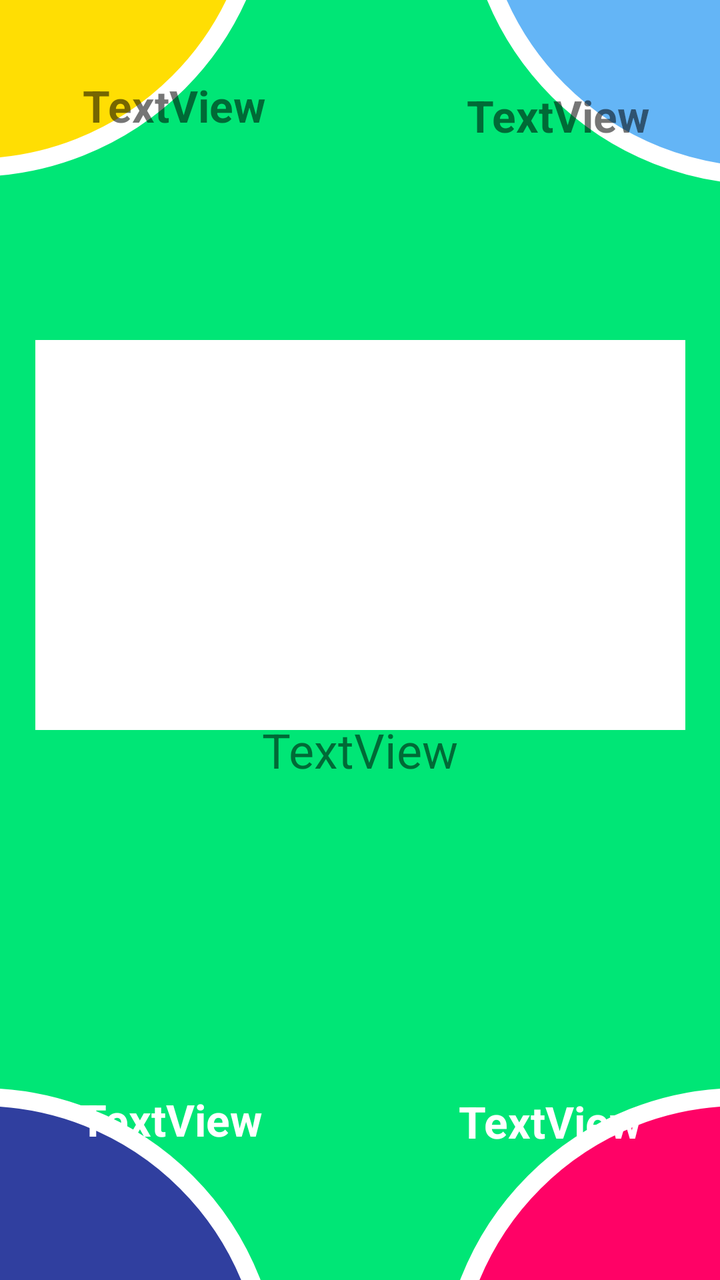
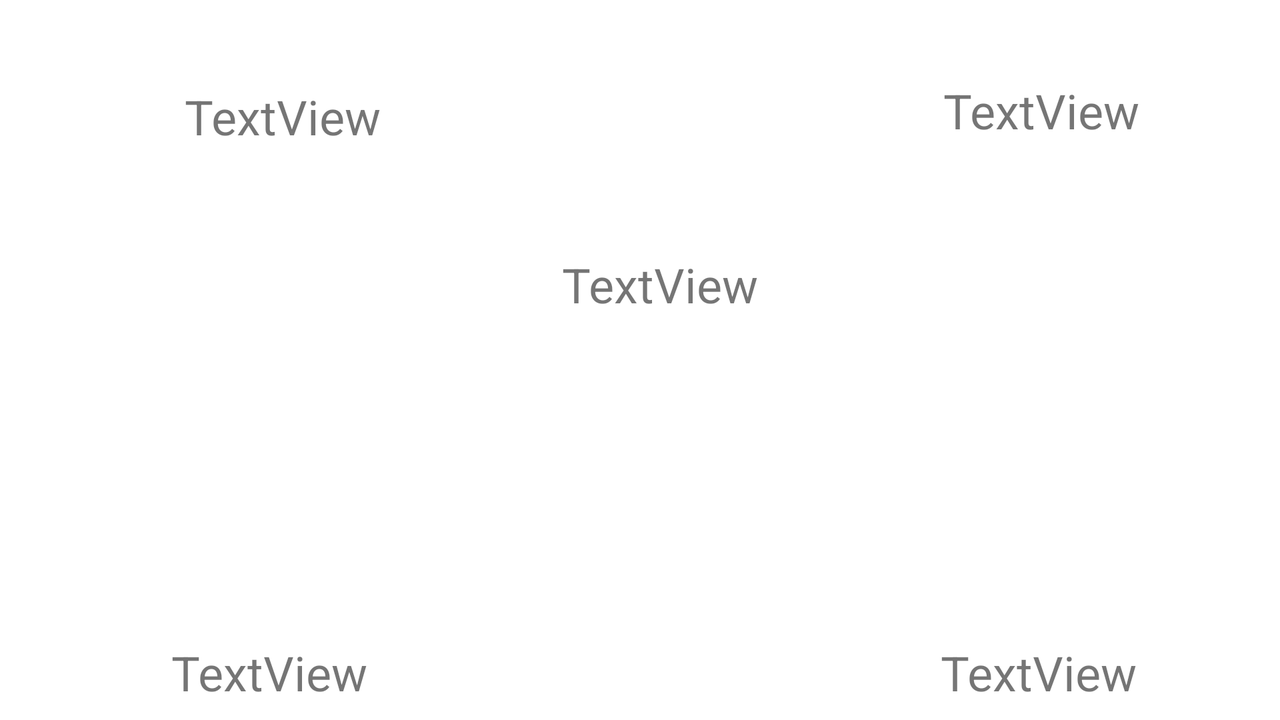

First picture: res/layout/ on a phone held upright. Second picture: the repository's own variant of that layout, on a device whose configuration matches the variant's folder. Source for both follows.
<!-- AndroidManifest.xml: application theme Theme.Quiz_Game_Project -->
<!-- res/layout/fragment_first_round_put_fingers.xml -->
<?xml version="1.0" encoding="utf-8"?>
<androidx.constraintlayout.widget.ConstraintLayout xmlns:android="http://schemas.android.com/apk/res/android"
    xmlns:app="http://schemas.android.com/apk/res-auto"
    xmlns:tools="http://schemas.android.com/tools"
    android:layout_width="match_parent"
    android:layout_height="match_parent"
    android:orientation="horizontal"
    android:background="@color/green_yellow"
    tools:context=".ui.fragments.FirstRoundPutFingersFragment">

    
    <ImageView
        android:id="@+id/imageView10"
        android:layout_width="300dp"
        android:layout_height="300dp"
        android:layout_marginTop="544dp"
        android:layout_marginEnd="220dp"
        android:src="@drawable/circle3"
        app:layout_constraintEnd_toEndOf="parent"
        app:layout_constraintTop_toTopOf="parent" />

    <ImageView
        android:id="@+id/imageView5"
        android:layout_width="300dp"
        android:layout_height="300dp"
        android:layout_marginEnd="224dp"
        android:layout_marginBottom="552dp"
        android:src="@drawable/circle"
        app:layout_constraintBottom_toBottomOf="parent"
        app:layout_constraintEnd_toEndOf="parent" />


    <ImageView
        android:id="@+id/imageView11"
        android:layout_width="300dp"
        android:layout_height="300dp"
        android:layout_marginStart="220dp"
        android:layout_marginTop="544dp"
        android:src="@drawable/circle_4"
        app:layout_constraintStart_toStartOf="parent"
        app:layout_constraintTop_toTopOf="parent" />

    <ImageView
        android:id="@+id/imageView9"
        android:layout_width="300dp"
        android:layout_height="300dp"
        android:layout_marginStart="232dp"
        android:layout_marginBottom="548dp"
        android:src="@drawable/circle_2"
        app:layout_constraintBottom_toBottomOf="parent"
        app:layout_constraintStart_toStartOf="parent" />

    <TextView
        android:id="@+id/player1"
        android:layout_width="158dp"
        android:layout_height="171dp"
        android:layout_marginStart="8dp"
        android:layout_marginTop="8dp"
        android:paddingTop="30dp"
        android:text="TextView"
        android:textAlignment="center"
        android:textSize="22sp"


        android:textStyle="bold"
        app:layout_constraintStart_toStartOf="parent"
        app:layout_constraintTop_toTopOf="parent" />

    <TextView
        android:id="@+id/player2"
        android:layout_width="162dp"
        android:layout_height="157dp"
        android:layout_marginTop="16dp"
        android:paddingTop="27dp"
        android:text="TextView"
        android:textAlignment="center"
        android:textSize="22sp"
        android:textStyle="bold"
        app:layout_constraintEnd_toEndOf="parent"
        app:layout_constraintTop_toTopOf="parent" />

    <TextView
        android:id="@+id/player3"
        android:layout_width="155dp"
        android:layout_height="155dp"
        android:layout_marginStart="8dp"
        android:paddingTop="60dp"
        android:text="TextView"
        android:textAlignment="center"
        android:textColor="#FFFFFF"
        android:textSize="22sp"
        android:textStyle="bold"
        app:layout_constraintBottom_toBottomOf="parent"
        app:layout_constraintStart_toStartOf="parent" />

    <TextView
        android:id="@+id/player4"
        android:layout_width="170dp"
        android:layout_height="164dp"
        android:paddingTop="70dp"
        android:text="TextView"
        android:textAlignment="center"
        android:textColor="@color/white"
        android:textSize="22sp"
        android:textStyle="bold"
        app:layout_constraintBottom_toBottomOf="parent"
        app:layout_constraintEnd_toEndOf="parent" />

    <TextView
        android:id="@+id/txtQuestionBox"
        android:layout_width="325dp"
        android:layout_height="195dp"
        android:text="  "
        android:textAlignment="center"
        android:textSize="24sp"
        android:background="@color/white"
        app:layout_constraintBottom_toBottomOf="parent"
        app:layout_constraintEnd_toEndOf="parent"
        app:layout_constraintStart_toStartOf="parent"
        app:layout_constraintTop_toTopOf="parent"
        app:layout_constraintVertical_bias="0.382" />

    <TextView
        android:id="@+id/txtQuestionBox2"
        android:layout_width="315dp"
        android:layout_height="118dp"
        android:text="TextView"
        android:textAlignment="center"
        android:textSize="24sp"
        app:layout_constraintBottom_toBottomOf="parent"
        app:layout_constraintEnd_toEndOf="parent"
        app:layout_constraintHorizontal_bias="0.497"
        app:layout_constraintStart_toStartOf="parent"
        app:layout_constraintTop_toTopOf="parent"
        app:layout_constraintVertical_bias="0.687" />

</androidx.constraintlayout.widget.ConstraintLayout>
<!-- resources referenced by this layout -->
<resources>
  <color name="green_yellow">#00E676</color>
  <color name="white">#FFFFFFFF</color>
  <!-- drawable circle (drawable) -->
  <?xml version="1.0" encoding="utf-8"?>
  <shape xmlns:android="http://schemas.android.com/apk/res/android"
      android:shape="rectangle">
      <corners android:radius="210dp" />
      <stroke android:width="9dp"
          android:color="@color/white" />
      <solid android:color="@color/warm_yellow" /> // inner bgcolor
  </shape>
  <!-- drawable circle3 (drawable) -->
  <?xml version="1.0" encoding="utf-8"?>
  <shape xmlns:android="http://schemas.android.com/apk/res/android"
      android:shape="rectangle">
      <corners android:radius="210dp" />
      <stroke android:width="9dp"
          android:color="@color/white" />
      <solid android:color="@color/blue" /> // inner bgcolor
  </shape>
  <!-- drawable circle_2 (drawable) -->
  <?xml version="1.0" encoding="utf-8"?>
  <shape xmlns:android="http://schemas.android.com/apk/res/android"
      android:shape="rectangle">
      <corners android:radius="210dp" />
      <stroke android:width="9dp"
          android:color="@color/white" />
      <solid android:color="@color/light_blue" /> // inner bgcolor
  </shape>
  <!-- drawable circle_4 (drawable) -->
  <?xml version="1.0" encoding="utf-8"?>
  <shape xmlns:android="http://schemas.android.com/apk/res/android"
      android:shape="rectangle">
      <corners android:radius="210dp" />
      <stroke android:width="9dp"
          android:color="@color/white" />
      <solid android:color="@color/magenta" /> // inner bgcolor
  </shape>
  <style name="Theme.Quiz_Game_Project" parent="Theme.MaterialComponents.DayNight.NoActionBar">
          
          <item name="colorPrimary">@color/purple_500</item>
          <item name="colorPrimaryVariant">@color/purple_700</item>
          <item name="colorOnPrimary">@color/white</item>
          
          <item name="colorSecondary">@color/teal_200</item>
          <item name="colorSecondaryVariant">@color/teal_700</item>
          <item name="colorOnSecondary">@color/black</item>
          
          <item name="android:statusBarColor" tools:targetApi="l">?attr/colorPrimaryVariant</item>
          
      </style>
  <color name="warm_yellow">#ffde03</color>
  <color name="blue">#303F9F</color>
  <color name="light_blue">#64B5f6</color>
  <color name="magenta">#ff0266</color>
  <color name="purple_500">#FF6200EE</color>
  <color name="purple_700">#FF3700B3</color>
  <color name="teal_200">#FF03DAC5</color>
  <color name="teal_700">#FF018786</color>
  <color name="black">#FF000000</color>
</resources>
<!-- res/layout-land/fragment_first_round_put_fingers.xml (the repository's variant of the layout above) -->
<!-- drawn on the phone turned sideways -->
<?xml version="1.0" encoding="utf-8"?>
<androidx.constraintlayout.widget.ConstraintLayout xmlns:android="http://schemas.android.com/apk/res/android"
    xmlns:app="http://schemas.android.com/apk/res-auto"
    xmlns:tools="http://schemas.android.com/tools"
    android:layout_width="match_parent"
    android:layout_height="match_parent"
    android:orientation="horizontal"
    tools:context=".ui.fragments.FirstRoundPutFingersFragment">

    

    <TextView
        android:id="@+id/player1"
        android:layout_width="157dp"
        android:layout_height="45dp"
        android:layout_marginStart="56dp"
        android:layout_marginTop="320dp"
        android:text="TextView"
        android:textAlignment="center"
        android:textSize="24sp"
        app:layout_constraintStart_toStartOf="parent"
        app:layout_constraintTop_toTopOf="parent" />

    <TextView
        android:id="@+id/player2"
        android:layout_width="154dp"
        android:layout_height="40dp"
        android:layout_marginTop="320dp"
        android:layout_marginEnd="44dp"
        android:text="TextView"
        android:textAlignment="center"
        android:textSize="24sp"
        app:layout_constraintEnd_toEndOf="parent"
        app:layout_constraintTop_toTopOf="parent" />

    <TextView
        android:id="@+id/player3"
        android:layout_width="154dp"
        android:layout_height="38dp"
        android:layout_marginStart="64dp"
        android:layout_marginBottom="280dp"
        android:text="TextView"
        android:textAlignment="center"
        android:textSize="24sp"
        app:layout_constraintBottom_toBottomOf="parent"
        app:layout_constraintStart_toStartOf="parent" />

    <TextView
        android:id="@+id/player4"
        android:layout_width="151dp"
        android:layout_height="41dp"
        android:layout_marginEnd="44dp"
        android:layout_marginBottom="280dp"
        android:text="TextView"
        android:textAlignment="center"
        android:textSize="24sp"
        app:layout_constraintBottom_toBottomOf="parent"
        app:layout_constraintEnd_toEndOf="parent" />

    <TextView
        android:id="@+id/txtQuestionBox"
        android:layout_width="330dp"
        android:layout_height="137dp"
        android:text="TextView"
        android:textAlignment="center"
        android:textSize="24sp"
        app:layout_constraintBottom_toBottomOf="parent"
        app:layout_constraintEnd_toEndOf="parent"
        app:layout_constraintHorizontal_bias="0.531"
        app:layout_constraintStart_toStartOf="parent"
        app:layout_constraintTop_toTopOf="parent"
        app:layout_constraintVertical_bias="0.565" />

</androidx.constraintlayout.widget.ConstraintLayout>
<!-- resources referenced by the variant -->
<!-- as the phone turned sideways resolves them -->
<resources>
  <style name="Theme.Quiz_Game_Project" parent="Theme.MaterialComponents.DayNight.NoActionBar">
          
          <item name="colorPrimary">@color/purple_500</item>
          <item name="colorPrimaryVariant">@color/purple_700</item>
          <item name="colorOnPrimary">@color/white</item>
          
          <item name="colorSecondary">@color/teal_200</item>
          <item name="colorSecondaryVariant">@color/teal_700</item>
          <item name="colorOnSecondary">@color/black</item>
          
          <item name="android:statusBarColor" tools:targetApi="l">?attr/colorPrimaryVariant</item>
          
      </style>
  <color name="purple_500">#FF6200EE</color>
  <color name="purple_700">#FF3700B3</color>
  <color name="white">#FFFFFFFF</color>
  <color name="teal_200">#FF03DAC5</color>
  <color name="teal_700">#FF018786</color>
  <color name="black">#FF000000</color>
</resources>
